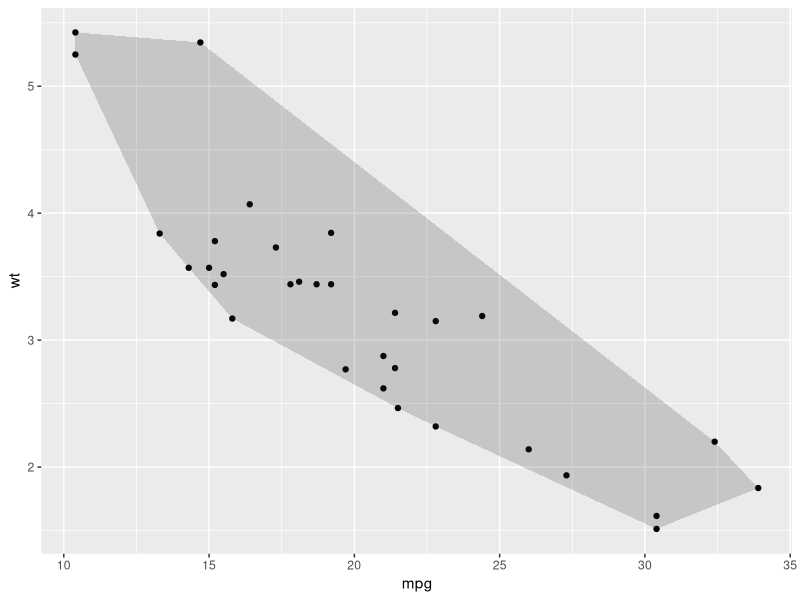
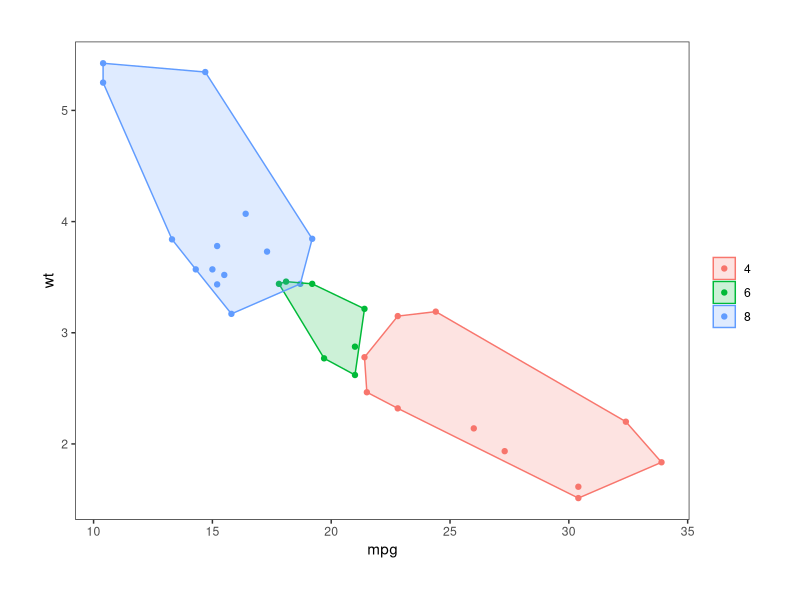
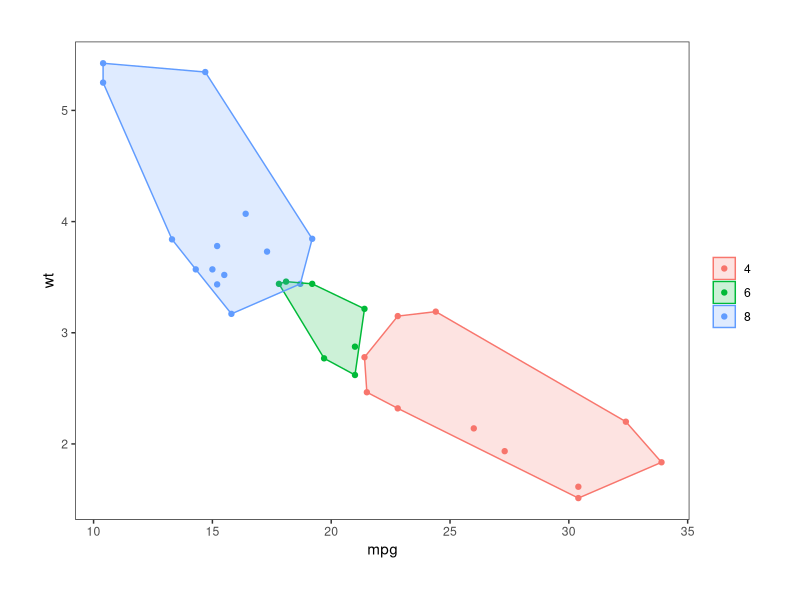

The R script that drew these images, in order:
require(ggplot2)
require(dplyr)

# Ref: 
# https://blog.csdn.net/weixin_43151909/article/details/106450585
# example 1---------------------------------------------------------------------
ggplot(data = mtcars, aes(x = mpg, y = wt)) + 
  geom_point() + 
  geom_polygon(data = mtcars[chull(mtcars$mpg,mtcars$wt),], aes(x = mpg, y = wt),
               alpha = 0.2)

# example 2---------------------------------------------------------------------
mychull <- function(dat) {dat[chull(dat$mpg, dat$wt),]}

ggplot(data = mtcars, aes(x = mpg, y = wt, color= factor(cyl), fill = factor(cyl))) + 
  geom_point() + 
  geom_polygon(data = plyr::ddply(mtcars, ~ cyl, mychull),
               aes(x = mpg, y = wt, color= factor(cyl)),
               alpha = 0.2) + 
  labs(color = "", fill = "") +
  theme_bw() +
  theme(plot.margin = margin(c(30,30,30,30)), panel.grid = element_blank())

ggplot(data = mtcars, aes(x = mpg, y = wt, color= factor(cyl), fill = factor(cyl))) + 
  geom_point() + 
  geom_polygon(data = mtcars %>%
                 group_by(cyl) %>%
                 slice(chull(mpg, wt)),
               aes(x = mpg, y = wt, color= factor(cyl)),
               alpha = 0.2) + 
  labs(color = "", fill = "") +
  theme_bw() +
  theme(plot.margin = margin(c(30,30,30,30)), panel.grid = element_blank())










